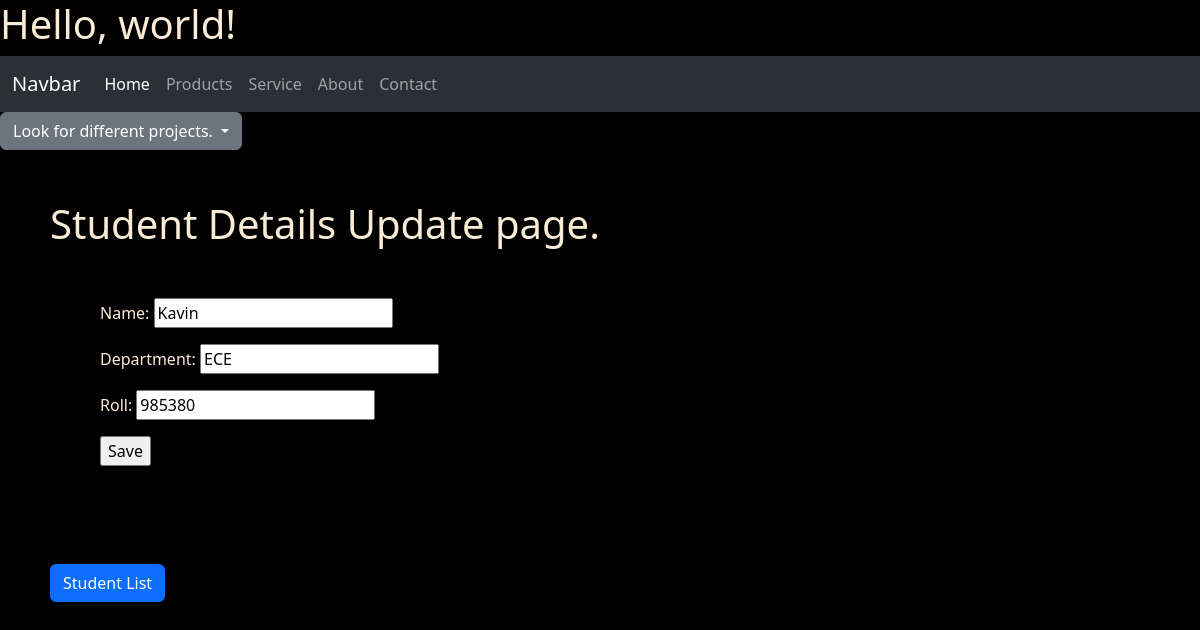
Screenshot of /1/studentupdate/ with the database file from the repository.
### It/models.py (models this page shows, shortened)
class Student(models.Model):
    name = models.CharField(max_length=100)
    department = models.CharField(max_length=30)
    roll = models.IntegerField()

### It/views.py (the view)
# urls.py: path('<pk>/studentupdate/',StudentUpdate.as_view(),name = 'studentupdate'),
class StudentUpdate(UpdateView):
	model = Student
	fields = "__all__"
	template_name = 'CBV/studentupdate.html'
	success_url ="/"

### It/templates/CBV/studentupdate.html (shortened to what this page needs)
{% extends 'base.html' %}
        {% block content %}
        <div style="margin: 50px;">
            <h1>
                Student Details Update page.
            </h1>
                <form method="post" style="margin: 50px;">
                    {{ form.as_p }}
                    <input type="submit" value="Save">
                </form>
                <br><br>
            <a href="/" type="button" class = "btn btn-primary">Student List</a>
        </div>
        {% endblock %}

### static/css1/stjoseph.css (style rules this page uses)
body { background-color: black; color: antiquewhite; }

### rows the page displays
Student: name "Kavin", department "ECE", roll "985380"
